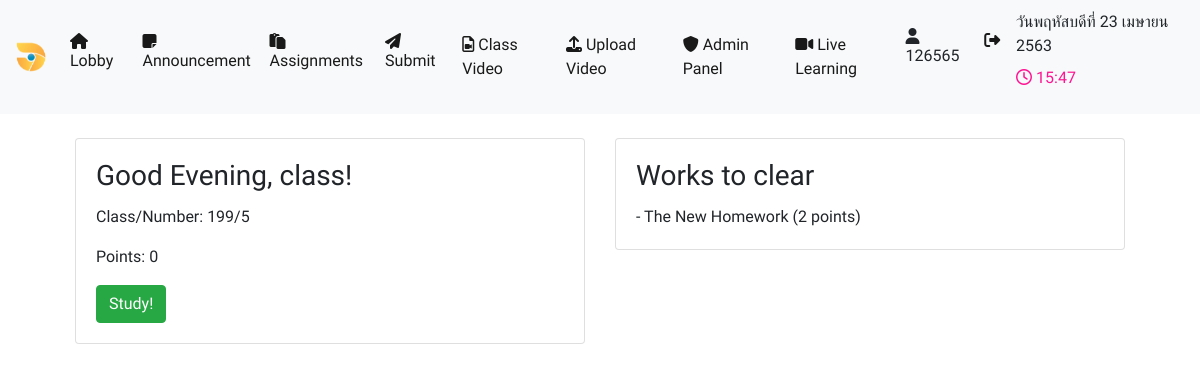
Screenshot of /page/portal.php (signed in) with the database file from the repository.
### tables this page shows
CREATE TABLE `users` (
  `id` int(11) NOT NULL,
  `username` varchar(20) NOT NULL,
  `password` varchar(8) NOT NULL,
  `rank` int(11) NOT NULL DEFAULT '0',
  `name` varchar(200) NOT NULL,
  `class` varchar(20) NOT NULL,
  `num` int(10) NOT NULL,
  `points` int(11) NOT NULL DEFAULT '0'
);

CREATE TABLE `homework` (
  `id` int(11) NOT NULL,
  `name` mediumtext NOT NULL,
  `description` mediumtext,
  `file` varchar(500) DEFAULT NULL,
  `points` int(11) NOT NULL
);

### page/portal.php (the view, shortened to what this page needs)
<?php session_start();
include("../common/conn.php");
$user = $db->query("SELECT * FROM users WHERE username='{$_SESSION["username"]}'")->fetch_assoc();
$hour = date('H', time()) + 7;
if( $hour > 6 && $hour <= 11) {
  $dates = "Good Morning";
}
elseif($hour > 11 && $hour <= 16) {
  $dates = "Good Afternoon";
}
elseif($hour > 16 && $hour <= 23) {
  $dates = "Good Evening";
}
else {
  $dates = "Good Night";
}
?>
<head>
  <link rel="stylesheet" href="https://maxcdn.bootstrapcdn.com/bootstrap/4.4.1/css/bootstrap.min.css">
  <link rel="stylesheet" href="/assets/animate.css" />
  <link rel="stylesheet" href="/assets/sweetalert2.css">
  </head>
  <body onload="startTime();">
<?php include "../common/nav.php";  ?>
<br>
<div class="row" style="width: 90%; margin: 0 auto;">
  <div class="col-sm-6">
    <div class="card">
      <div class="card-body">
        <h3 class="card-title"><?php echo $dates; ?>, <?php echo explode(" ",$user["name"])[0]; ?>!</h3>
        <p class="card-text">Class/Number: <?php echo $user["class"]."/".$user["num"]; ?></p>
        <p class="card-text">Points: <?php echo $user["points"]; ?></p>
        <a href="zoom.php" class="btn btn-Success">Study!</a>
      </div>
    </div>
  </div>
  <div class="col-sm-6">
    <div class="card">
      <div class="card-body">
        <h3 class="card-title">Works to clear</h3>
        <?php
        $q1 = $db->query("SELECT hwid FROM homework_clear WHERE status<>2 AND name='{$_SESSION["username"]}'");
        $works = "'".join("', '", $q1->fetch_assoc())."'";
        $q2 = $db->query("SELECT * FROM homework WHERE id NOT IN ($works)");
        while ($row = $q2->fetch_assoc()){
        ?>
        <p class="card-text">- <?php echo $row["name"]; ?> (<?php echo $row["points"]; ?> points)</p>
        <?php } ?>
      </div>
    </div>
  </div>
</div>
<br>
</body>

### page/portal.php (style rules this page uses)
* { font-family: Kanit; }

### rows the page displays
users: name "class", class "199", num "5", points "0"
homework: name "The New Homework", points "2"

### other values shown
$_SESSION["username"] "126565"
$dates "Good Evening"
